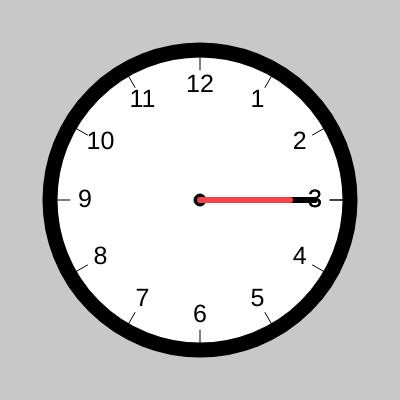
Frame 1 (no input)
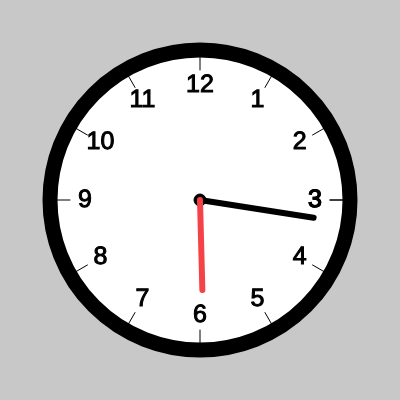
Frame 60 (no input)
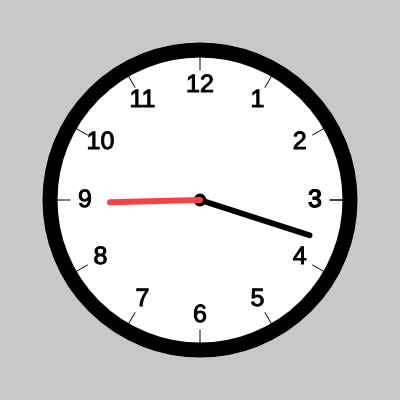
Frame 120 (the mouse pressed at the canvas centre since frame 60)

The p5.js sketch that drew these frames (run headless with seeded random() and noise() and a simulated clock; from frame 60 on, the mouse is pressed at the canvas centre):

// p5.js sketch
// ── sketch.js
function setup() {
    createCanvas(400, 400);
  }
  
  var xc = 200;
  var yc = 200;
  var raioc = 6;
  
  var raio1 = 150;
  var raio2 = 130;
  var raio3 = 115;
  var raio4 = 110;
  var destaque_theta;
  var anguloHora = 0;
  var anguloMin = 0;
  
  function draw() { 
    background(200);
    strokeWeight(15);
    fill(255);
    ellipse(xc,yc,2*raio1);
    strokeWeight(1);
    fill(0);
    num = 3;
    for(var angulo = 0; angulo <= 360; angulo += 30){
      var x1 = cos(radians(angulo))*raio1;
      var y1 = sin(radians(angulo))*raio1;
      var x2 = cos(radians(angulo))*raio2;
      var y2 = sin(radians(angulo))*raio2;
      var x3 = cos(radians(angulo))*raio3;
      var y3 = sin(radians(angulo))*raio3;
      var x4 = cos(radians(angulo))*raio4;
      var y4 = sin(radians(angulo))*raio4;
      textAlign(CENTER, CENTER);
      textSize(25);
      text(num,x3+xc,y3+yc);
      line(x1+xc,y1+yc,x2+xc,y2+yc);
      num += 1;
      if (num > 12){
          num = 1
      }
    }
    ellipse(xc,yc,2*raioc);
    var xhora = cos(radians(anguloHora))*115;
      var yhora = sin(radians(anguloHora))*115;
      anguloHora += 0.15
  
      var xmin = cos(radians(anguloMin))*90;
      var ymin = sin(radians(anguloMin))*90;
      anguloMin += 1.5
  
      strokeWeight(6);
      line(xc, yc, xhora+xc,yhora+yc);
        stroke(244, 66, 72);
      line(xc, yc, xmin+xc,ymin+xc);
        stroke(0);
  }
         
         
         
         
         
         
         
